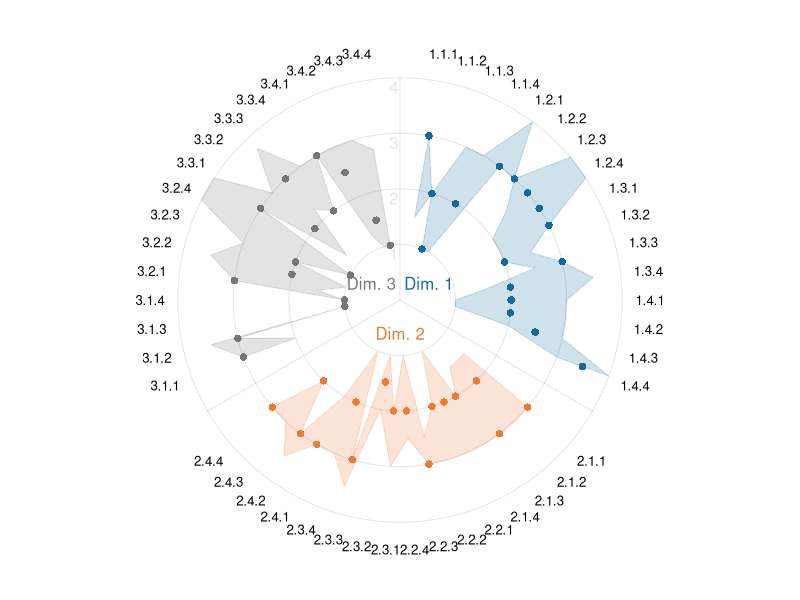
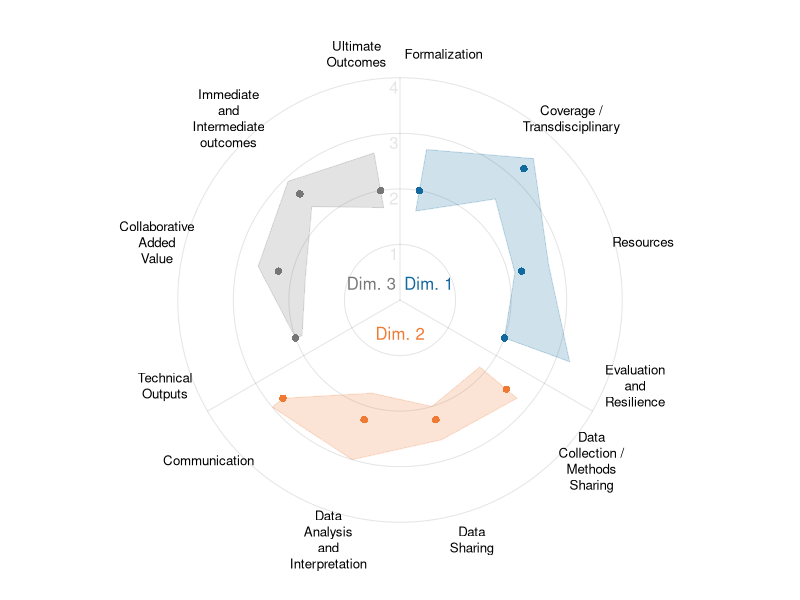
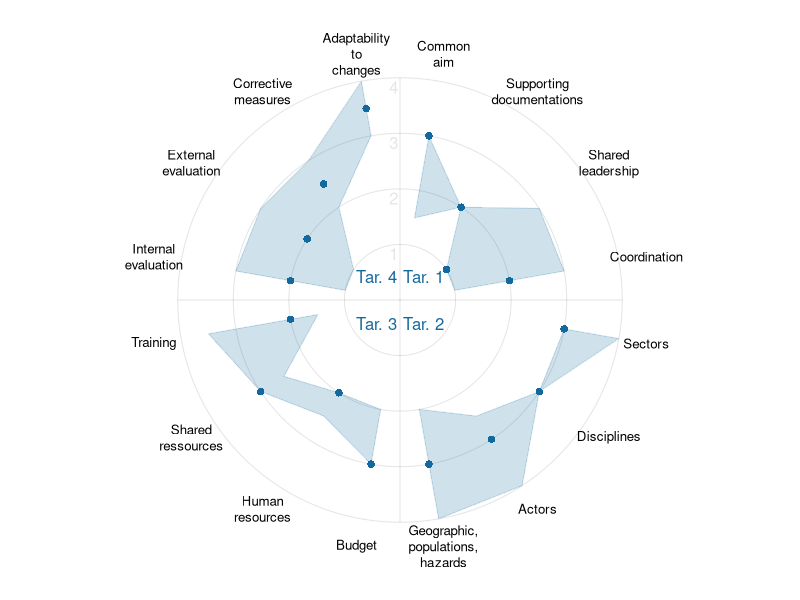
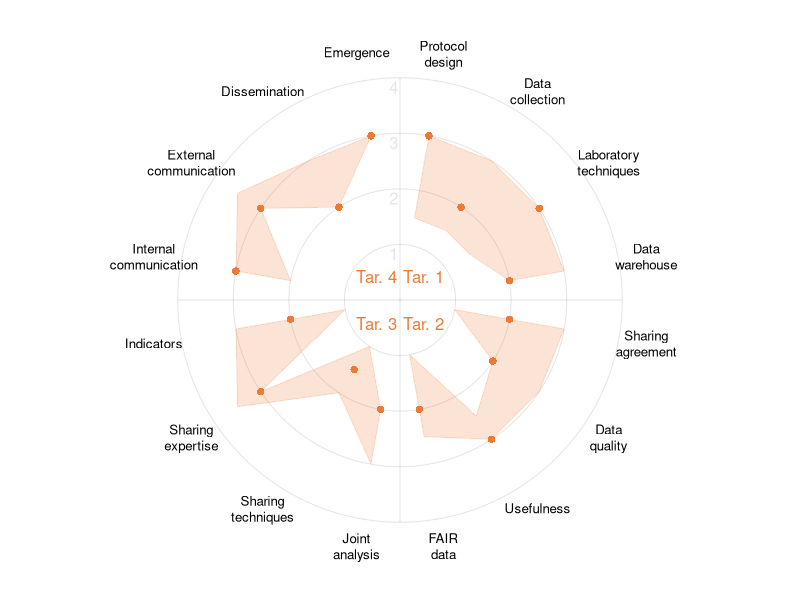
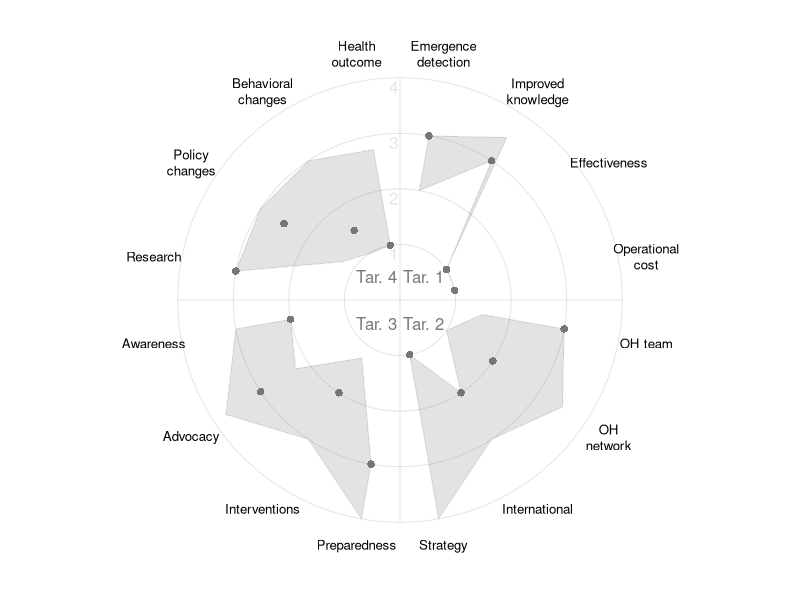
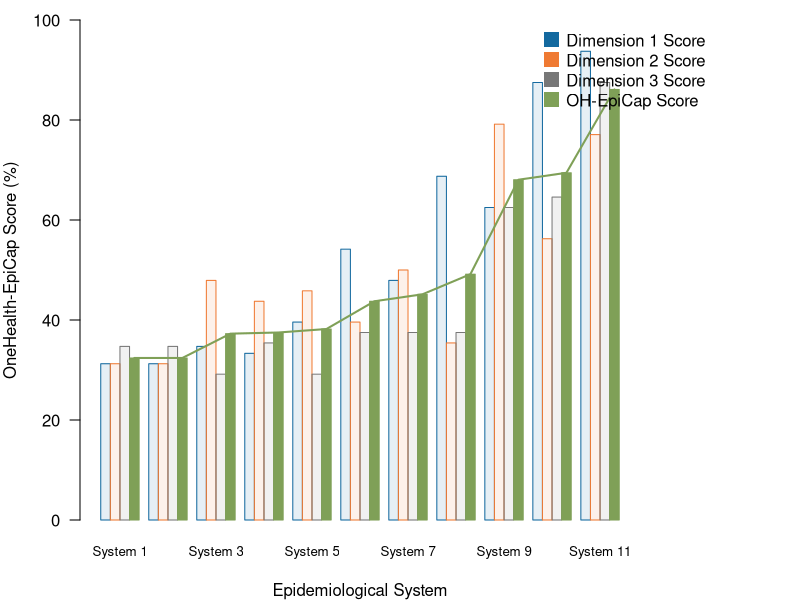
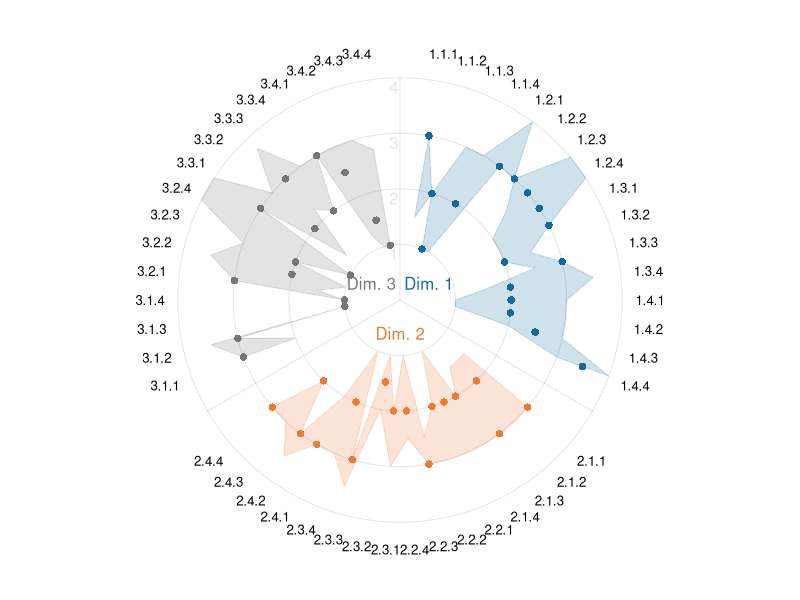
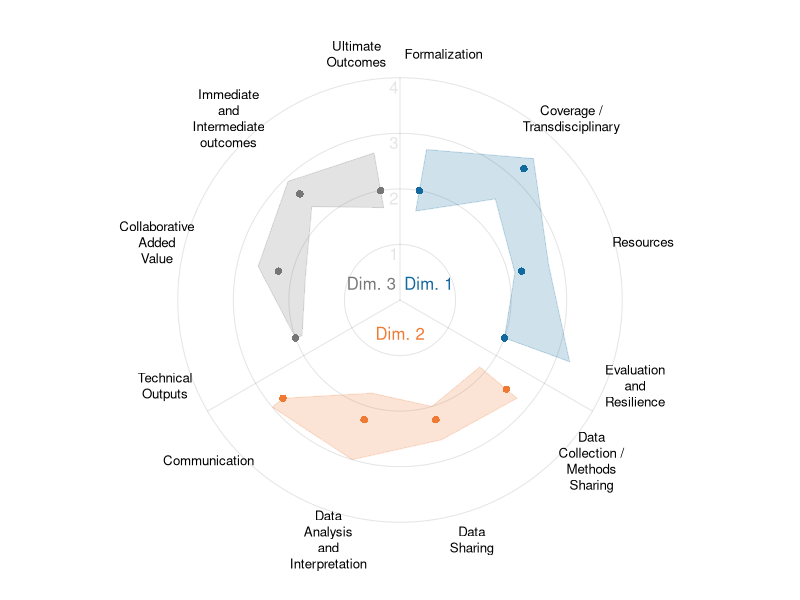

Write the R code that produced these figures, in order.
#!/usr/bin/env Rscript
# ============================================================================ #
# OH-EpiCap Cross-System Analysis - Frederick T. A. Freeth          12/07/2023 |
# ============================================================================ #

# ---- Preamble ----
if(!require("plotrix")){install.packages("plotrix"); library(plotrix)}
if(!require("ggplot2")){install.packages("ggplot2"); library(ggplot2)}
if(!require("rstudioapi")){install.packages("rstudioapi"); library(rstudioapi)}
setwd(dirname(rstudioapi::getActiveDocumentContext()$path)) # Set WD to file location


# ---- Creates the radar plot ----
radar_plot <- function(indicators, num_sections, show_min_max, section_cols,
                       max_score, inner_labels, radial_labels, SVG_name){
  # indicators:    The indicators (questionnaire answers) to plot
  # num_sections:  The number of sections to create
  # show_min_max:  Show the minimum and maximum values of the indicators
  # section_cols:  The colours of the separate sections
  # max_score:     Highest possible score in questionnaire.
  # inner_labels:  Labels which to add around the innermost edge of the plot.
  # radial_labels: Labels which to add around the outermost edge of the plot.
  # SVG_name:      The file name to call the svg image.
  
  # Produce errors if invalid inputs are given
  if(num_sections < 1){
    stop("Error. num_sections must be greater than or equal to one.")
  }
  else if(num_sections != length(section_cols)){
    stop("Error. section_cols must have the same length as num_sections.")
  }
  else if(max_score < 1){
    stop("Error. max_score must be greater than or equal to one.")
  }
  
  # Generate the statistics used in the radar plots.
  num_indicators <- nrow(indicators)
  axes_col <- ggplot2::alpha(colour = "black", alpha = 0.1)
  section_cols_points <- unlist(lapply(section_cols,function(cl){rep(cl, num_indicators/num_sections)}))
  data_max <- unlist(lapply(1:num_indicators, function(i){max(indicators[i,-(1:2)], na.rm = T)}))
  data_upper <- unlist(lapply(1:num_indicators, function(i){quantile(indicators[i,-(1:2)], na.rm = T)[4]}))
  data_mean <- rowMeans(indicators[,-(1:2)], na.rm = TRUE)
  data_median <- unlist(lapply(1:num_indicators, function(i){median(unlist(indicators[i,-(1:2)]), na.rm = T)}))
  data_lower <- unlist(lapply(1:num_indicators, function(i){quantile(indicators[i,-(1:2)], na.rm = T)[2]}))
  data_min <- unlist(lapply(1:num_indicators, function(i){min(indicators[i,-(1:2)], na.rm = T)}))
  
  # Create the angles as to which we radially plot out targets. We generate angles
  # for the number of targets plus the number of dimensions as we will remove an
  # angle for each dimension to give the points some space.
  coord_angle <- unlist(lapply(X = 1:num_sections, FUN = function(i){
    angle_buffer <- 10 # Buffer of 15 degrees between zones
    angle_limits <- c((0:num_sections)*360/num_sections)[i:(i+1)] + c(angle_buffer, -angle_buffer)
    coord_angle_deg <- seq(from = angle_limits[1], to = angle_limits[2], length.out = num_indicators/num_sections)
    coord_angle_rad <- coord_angle_deg*base::pi/180
    # Added pi/2 to plot from the vertical and do the negative of coord_angle_rad
    # so that we plot clockwise.
    return(-coord_angle_rad + base::pi/2)
  }))
  
  # Create the figure
  plot.new()
  svg(paste0(SVG_name, ".svg"))
  par(mar = c(3, 3, 3, 3), las = 1, xpd = TRUE, bg = "transparent", pty = "s")
  plot(x = NULL, y = NULL, xlim = max_score*c(-1, 1), ylim = max_score*c(-1, 1),
       axes = FALSE, xlab = "", ylab = "")
  
  # Draw concentric grey circles
  for(i in 1:max_score){plotrix::draw.circle(x = 0, y = 0, nv = 512, radius = i, border = axes_col, col = NA)}
  
  # Add axis labels 1 to max_score and then radial lines from center outwards.
  # The first line is vertically upwards, then the others equally spaced around.
  text(x = 0, y = 1:max_score, labels = 1:max_score, col = axes_col, adj = c(1.2, 1.2))
  for(i in 0:(num_sections - 1)){
    lines(x = c(0, max_score*cos(base::pi/2 + 2*i*base::pi/num_sections)),
          y = c(0, max_score*sin(base::pi/2 + 2*i*base::pi/num_sections)), col = axes_col)
  }
  # Plot the target median points with lines of the min and max values 
  points(x = data_median*cos(coord_angle), y = data_median*sin(coord_angle), pch = 16, col = section_cols_points)
  
  counter <- 1 # Counter to count through the OH_cols and Dim./Tar. numbers
  for(i in seq(1, num_indicators, num_indicators/num_sections)){
    # Indices for targets in dimension
    dim_index <- i:(i + num_indicators/num_sections - 1)
    
    # Target minimum and target maximum score lines
    if(show_min_max == TRUE){
      polygon(x = c(data_min[dim_index]*cos(coord_angle[dim_index]),
                    rev(data_max[dim_index]*cos(coord_angle[dim_index]))),
              y = c(data_min[dim_index]*sin(coord_angle[dim_index]),
                    rev(data_max[dim_index]*sin(coord_angle[dim_index]))),
              border = ggplot2::alpha(section_cols_points[dim_index][1], alpha = 0.1),
              col = ggplot2::alpha(section_cols_points[dim_index][1], alpha = 0.1)
      )
    }
    # Target upper and target lower shaded polygon
    polygon(x = c(data_lower[dim_index]*cos(coord_angle[dim_index]),
                  rev(data_upper[dim_index]*cos(coord_angle[dim_index]))),
            y = c(data_lower[dim_index]*sin(coord_angle[dim_index]),
                  rev(data_upper[dim_index]*sin(coord_angle[dim_index]))),
            border = ggplot2::alpha(section_cols_points[dim_index][1], alpha = 0.2),
            col = ggplot2::alpha(section_cols_points[dim_index][1], alpha = 0.2)
            
    )
    # Add in the inner labels to the center of the plot
    text(labels = paste(inner_labels, counter),
         col = section_cols[counter],
         x = 0.6*cos(mean(coord_angle[dim_index])),
         y = 0.6*sin(mean(coord_angle[dim_index]))
    )
    counter <- counter  + 1 
  }
  # Add target labels
  text(x = (0.5 + max_score)*cos(coord_angle), y = (0.5 + max_score)*sin(coord_angle),
       labels = stringr::str_wrap(radial_labels, width = 8), cex = 0.8)
  rp <- recordPlot() # Save figure as returnable variable
  dev.off()
  return(rp)
}

# ---- Plots the OH EpiCap Score for each system
OH_score_plot <- function(targets, bar_cols, SVG_name){
  # indicators: The indicators (questionnaire answers) to plot.
  # bar_cols:   The colours of the barplot.
  # SVG_name:   The file name to call the svg image.
  
  OH_EpiCap_Index <- (colMeans(targets[,-(1:2)], na.rm = TRUE) - 1)*100/3
  OH_EpiCap_Dim_Index <- do.call(rbind, lapply(
    seq(from = 1, to = nrow(targets), by = num_targets), FUN = function(i){
      return((colMeans(targets[i:(i + num_targets - 1),-(1:2)], na.rm = TRUE) - 1)*100/3)
  }))
  rownames(OH_EpiCap_Dim_Index) <- paste("Dimension", 1:num_dims)
  
  # We group then sort the combined data by who has the highest OH-EpiCap Index
  grouped_OH_EpiCap_Data <- rbind(OH_EpiCap_Dim_Index, OH_EpiCap_Index)
  grouped_OH_EpiCap_Data <- grouped_OH_EpiCap_Data[, names(sort(OH_EpiCap_Index))]
  num_systems <- ncol(grouped_OH_EpiCap_Data)
  
  # Make dimension bar colours lighter and keep the overall EpiCap score the same.
  # This is needed in case you want to make the overall score stand out more.
  dim_bar_opacity <- 0.1
  faded_bar_cols <- ggplot2::alpha(colour = bar_cols, alpha = c(rep(dim_bar_opacity, num_dims), 1))
  
  plot.new()
  svg(filename = paste0(SVG_name,".svg"), width = 14, height = 6)
  par(mar = c(4, 4, 1, 8), xpd = TRUE, las = TRUE, bg = "transparent")
  barplot(
    grouped_OH_EpiCap_Data, beside = TRUE, border = bar_cols, col = faded_bar_cols,
    names.arg = colnames(grouped_OH_EpiCap_Data), ylim = c(0, 100), cex.names = 0.8,
    ylab = "OneHealth-EpiCap Score (%)", xlab = "Epidemiological System"
  )
  # Find the coordinates of the OH-EpiCap Index (green bar). We have a space
  # between each group of bars (number of groups - 1), with num_dims + 1 bars
  # in each group. We then center the lines by adding 0.5.
  bar_coords <- 0.5 + seq(from = num_dims + 1, to = (num_systems - 1) + (1 + num_dims)*num_systems, by = num_dims + 2)
  lines(x = bar_coords, y = grouped_OH_EpiCap_Data[num_dims + 1,], col = bar_cols[num_dims + 1], lwd = 2)
  legend(
    "topright",
    legend = c(paste("Dimension", 1:num_dims, "Score"), "OH-EpiCap Score"),
    col = bar_cols, bty = "n", pch = 15, inset = c(-0.13, 0), pt.cex = 2
  )
  EpiCap_Score_plot <- recordPlot()
  dev.off()
  return(EpiCap_Score_plot)
}


# ---- Main Parameters ----
OHEC_data <- read.csv("System_Data.csv", check.names = FALSE)
num_dims <- 3  # How many dimensions in the OH-EpiCap Questionnaire.
num_targets <- 4 # Number of targets per dimension

# Official OneHealth EpiCap Tool Colours
OH_cols <- c("#13699f", "#ef7a33", "#777777", "#7fa057")

# Calculate the dimensions on a target level
OHEC_target <- as.data.frame(cbind(
  "Target_Number" = sort(matrix(outer(1:num_dims, (1:num_targets)*0.1, "+"), nrow = num_dims*num_targets)),
  "Target_Label" = c(
    "Formalization", "Coverage / Transdisciplinary", "Resources", "Evaluation and Resilience",
    "Data Collection / Methods Sharing", "Data Sharing", "Data Analysis and Interpretation", "Communication",
    "Technical Outputs", "Collaborative Added Value", "Immediate and Intermediate outcomes", "Ultimate Outcomes"
  ),
  apply(X = OHEC_data[-(1:2)], MARGIN = 2, FUN = function(column){
    unlist(lapply(seq(1, nrow(OHEC_data), nrow(OHEC_data)/(num_dims*num_targets)), function(i){
      return(mean(column[i:(i + num_targets - 1)], na.rm = TRUE))
    }))
  })
))
# As we added in character types to OHEC_target, this mutates all the numeric
# types to become characters also so we need to change them back
OHEC_target[,-(1:2)] <- apply(OHEC_target[,-(1:2)], MARGIN = 2, FUN = as.numeric)

# ---- Produce the Radar Plots ----
# All indicators on one plot
radar_plot(indicators = OHEC_data, num_sections = 3, show_min_max = FALSE,
           section_cols = OH_cols[1:3], max_score = 4, inner_labels = "Dim.",
           radial_labels = OHEC_data$Dimension_Number, SVG_name = "Indicators_All_Radar")

# Plot the dimension indicators at the target level
radar_plot(indicators = OHEC_target, num_sections = 3, show_min_max = FALSE,
           section_cols = OH_cols[1:3], max_score = 4, inner_labels = "Dim.",
           radial_labels = OHEC_target$Target_Label, SVG_name = "Indicators_Target_Radar")

# Plot the indicators across the four targets in Dimension 1
radar_plot(indicators = OHEC_data[1:16,], num_sections = 4, show_min_max = FALSE,
           section_cols = rep(OH_cols[1], 4), max_score = 4, inner_labels = "Tar.",
           radial_labels = OHEC_data$Dimension_Label[1:16], SVG_name = "Indicators_Dimension_1_Radar")

# Plot the indicators across the four targets in Dimension 2
radar_plot(indicators = OHEC_data[17:32,], num_sections = 4, show_min_max = FALSE,
           section_cols = rep(OH_cols[2], 4), max_score = 4, inner_labels = "Tar.",
           radial_labels = OHEC_data$Dimension_Label[17:32], SVG_name = "Indicators_Dimension_2_Radar")

# Plot the indicators across the four targets in Dimension 3
radar_plot(indicators = OHEC_data[33:48,], num_sections = 4, show_min_max = FALSE,
           section_cols = rep(OH_cols[3], 4), max_score = 4, inner_labels = "Tar.",
           radial_labels = OHEC_data$Dimension_Label[33:48], SVG_name = "Indicators_Dimension_3_Radar")

# Plot the OH-EpiCap Scores across all the systems
OH_score_plot(targets = OHEC_target, bar_cols = OH_cols, SVG_name = "EpiCap_Scores")


# ============================================================================ #
# OH-EpiCap Cross-System Analysis - Code End                                   |
# ============================================================================ #
